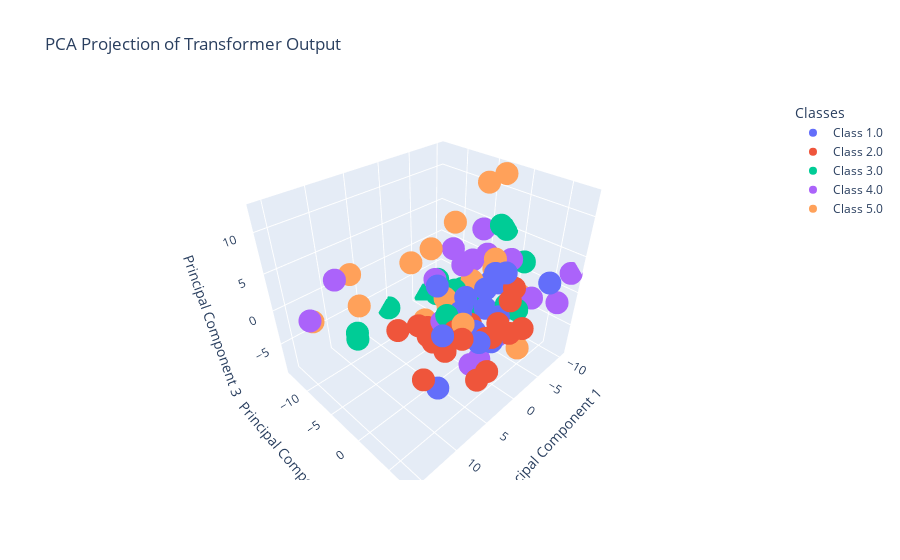

Here is the notebook cell this chart was saved with:
### Code cell
# Projection de l'espace latent avec PCA

import plotly.express as px
import plotly.graph_objects as go
from sklearn.decomposition import PCA

# Initialize labels tensor
labels = torch.tensor([]).to(device)
latent_space = torch.tensor([]).to(device)

# Supposons que transformer_feat est un tenseur PyTorch, et labels est également un tenseur PyTorch
with torch.no_grad():
    for batch_data in valid_loader:
        x_masked, _, _, label = [item.to(device).float() for item in batch_data]
        labels = torch.cat((labels, label), 0)
        _, latent = model(x_masked)
        latent_space = torch.cat((latent_space, latent), 0)

# Vérification des dimensions du tenseur
latent_space = latent_space.detach().cpu()

print(f"Latent space shape: {latent_space.shape}")

if latent_space.dim() > 2:
    # Applatir les dimensions supplémentaires pour préparer les données pour PCA
    latent_space = latent_space.contiguous().view(latent_space.shape[0], -1)

# Conversion en NumPy pour PCA
latentspace = latent_space.cpu().numpy()
target_np = labels.cpu().numpy()

# Appliquer PCA pour réduire à 3 dimensions
pca = PCA(n_components=3)
pca_result = pca.fit_transform(latentspace)

# Vérification des dimensions
assert pca_result.shape[1] == 3, "PCA n'a pas réussi à réduire à 3 dimensions"

# Configuration des couleurs et des labels pour la visualisation
unique_labels = np.unique(target_np)
colors = px.colors.qualitative.Plotly  # Palette de couleurs pour chaque classe

# Créer un plot 3D interactif
fig = go.Figure()

# Ajouter des points pour chaque classe
for label, color in zip(unique_labels, colors):
    indices = np.where(target_np == label)
    fig.add_trace(go.Scatter3d(
        x=pca_result[indices, 0].flatten(),
        y=pca_result[indices, 1].flatten(),
        z=pca_result[indices, 2].flatten(),
        mode='markers',
        marker=dict(color=color),
        name=f'Class {label}'
    ))

# Ajouter des détails au graphique
fig.update_layout(
    title="PCA Projection of Transformer Output",
    scene=dict(
        xaxis_title="Principal Component 1",
        yaxis_title="Principal Component 2",
        zaxis_title="Principal Component 3"
    ),
    legend_title="Classes"
)

# Afficher le graphique
fig.show()

### Figure 1 — Plotly figure (JSON) as saved in the notebook; plotly's stock layout.template omitted (floating-point values rounded to 4 significant figures)
{"data": [{"marker": {"color": "#636EFA"}, "mode": "markers", "name": "Class 1.0", "type": "scatter3d", "x": [-0.2826, -3.934, 2.776, 2.126, 5.785, 2.859, -6.225, 2.728, 1.612, -0.04202, 9.871, -4.14, 8.455, 4.476, -3.938, 3.726, 1.222, -2.092, -1.985, -2.039], "y": [4.976, 1.721, 2.353, 1.148, 0.07478, 1.799, 6.881, -1.86, 2.937, 4.17, 5.225, 0.5076, 4.419, 5.838, 1.072, 1.676, 0.6221, 3.391, 1.49, 1.265], "z": [6.336, 1.748, 3.465, -0.2942, -1.652, 1.219, 3.134, 2.824, -1.55, -3.381, -2.664, 1.377, 2.883, 0.3996, 2.787, 0.4633, 0.8008, -1.311, -1.034, 1.616]}, {"marker": {"color": "#EF553B"}, "mode": "markers", "name": "Class 2.0", "type": "scatter3d", "x": [5.834, 2.765, 2.461, 5.107, -3.805, 11.31, 1.856, -3.43, 9.116, 1.957, 6.271, 0.8845, 6.562, -4.776, -3.971, 4.714, 7.678, 9.686, 3.329, 5.144], "y": [0.5563, 5.931, 6.513, 3.072, 3.622, 4.666, 4.682, 4.258, -1.44, 5.537, 0.2379, 1.703, 5.29, 3.348, 5.603, 6.112, 4.079, 2.365, 1.245, -1.008], "z": [-2.008, -4.917, 2.141, 0.6326, 0.2221, -0.8394, -1.379, -4.113, 0.4347, -0.6505, -1.063, -1.671, 1.807, 1.4, -2.885, -4.697, 0.1304, 3.654, -1.244, -1.232]}, {"marker": {"color": "#00CC96"}, "mode": "markers", "name": "Class 3.0", "type": "scatter3d", "x": [-1.498, -8.77, -3.513, 1.321, -6.785, -6.726, -8.305, -3.87, 12.76, 12.55, -10.15, -2.059, -0.8935, 4.398, 0.3668, -1.584, -5.943, -9.696, -2.288, -9.112], "y": [-0.597, -2.168, -3.576, -0.4854, -11.14, -13.42, -0.6254, 3.101, -3.589, -3.951, -2.286, -2.337, -0.9177, 1.199, -13.68, -0.8584, 3.318, 1.163, -0.4673, -13.19], "z": [-3.717, 6.084, -5.621, 2.266, -7.764, -9.117, 0.8897, -0.6684, 0.9809, -0.1954, 4.948, -0.1114, -4.341, 1.303, -7.918, -2.07, -2.438, 1.874, -2.227, -7.283]}, {"marker": {"color": "#AB63FA"}, "mode": "markers", "name": "Class 4.0", "type": "scatter3d", "x": [-2.414, -7.521, 1.976, 0.7653, -8.206, -4.826, -8.008, 0.1466, -6.553, -1.646, -5.227, -8.517, -1.211, 15.71, 5.022, 11.49, -10.31, -8.193, 0.9955, -6.518], "y": [-4.236, 7.558, 2.913, 0.7615, 2.398, 1.576, 3.897, -0.6639, -11.28, -1.996, -3.469, -4.616, 2.914, -7.57, 1.082, -8.709, 7.214, 0.2436, 3.387, -2.223], "z": [4.544, 0.06525, -6.473, -2.022, -2.579, -7.016, -1.415, -3.145, -5.176, 3.578, 2.091, 4.765, -4.314, 2.004, 0.7523, 4.534, 2.681, 2.494, -5.933, 2.911]}, {"marker": {"color": "#FFA15A"}, "mode": "markers", "name": "Class 5.0", "type": "scatter3d", "x": [9.062, 2.535, 1.722, 3.408, -4.346, -8.297, -9.313, 3.207, 1.317, 11.35, 2.404, -1.758, -6.333, 15.23, -5.62, -9.568, -2.805, -4.007, 4.334, 0.6629], "y": [-9.395, -0.8288, 1.763, -5.386, -5.773, 2.202, -2.511, -3.392, 0.4119, -4.807, -0.4406, -0.5752, -0.9242, -7.916, -0.3286, -5.099, -1.621, 5.302, 3.473, -4.902], "z": [3.801, 1.592, -3.043, 4.621, 6.789, -2.101, 12.4, -2.61, -1.292, 3.089, 0.5681, 2.022, 1.449, 1.405, 3.4, 10.54, -1.449, -6.179, 1.377, 5.512]}], "layout": {"legend": {"title": {"text": "Classes"}}, "scene": {"xaxis": {"title": {"text": "Principal Component 1"}}, "yaxis": {"title": {"text": "Principal Component 2"}}, "zaxis": {"title": {"text": "Principal Component 3"}}}, "title": {"text": "PCA Projection of Transformer Output"}}}
